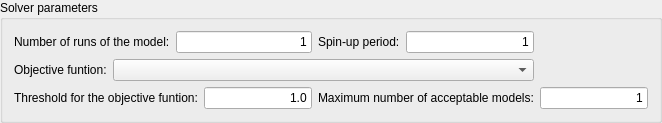
             <widget class="QGroupBox" name="sol_params">
              <property name="sizePolicy">
               <sizepolicy hsizetype="Fixed" vsizetype="Fixed">
                <horstretch>0</horstretch>
                <verstretch>0</verstretch>
               </sizepolicy>
              </property>
              <property name="minimumSize">
               <size>
                <width>525</width>
                <height>120</height>
               </size>
              </property>
              <property name="title">
               <string>Solver parameters</string>
              </property>
              <layout class="QGridLayout" name="gridLayout_17">
               <item row="0" column="0" colspan="2">
                <widget class="QLabel" name="deltaX_3">
                 <property name="text">
                  <string>Number of runs of the model:</string>
                 </property>
                </widget>
               </item>
               <item row="0" column="2" colspan="2">
                <widget class="QLineEdit" name="runs">
                 <property name="statusTip">
                  <string/>
                 </property>
                 <property name="text">
                  <string>1</string>
                 </property>
                 <property name="alignment">
                  <set>Qt::AlignRight|Qt::AlignTrailing|Qt::AlignVCenter</set>
                 </property>
                </widget>
               </item>
               <item row="0" column="4">
                <widget class="QLabel" name="label_20">
                 <property name="text">
                  <string>Spin-up period:</string>
                 </property>
                </widget>
               </item>
               <item row="0" column="5">
                <widget class="QLineEdit" name="spinup">
                 <property name="minimumSize">
                  <size>
                   <width>0</width>
                   <height>0</height>
                  </size>
                 </property>
                 <property name="statusTip">
                  <string/>
                 </property>
                 <property name="text">
                  <string>1</string>
                 </property>
                 <property name="alignment">
                  <set>Qt::AlignRight|Qt::AlignTrailing|Qt::AlignVCenter</set>
                 </property>
                </widget>
               </item>
               <item row="1" column="0">
                <widget class="QLabel" name="label_19">
                 <property name="text">
                  <string>Objective funtion:</string>
                 </property>
                </widget>
               </item>
               <item row="1" column="1" colspan="5">
                <widget class="QComboBox" name="obj_function"/>
               </item>
               <item row="2" column="0" colspan="3">
                <widget class="QLabel" name="label_21">
                 <property name="text">
                  <string>Threshold for the objective funtion:</string>
                 </property>
                </widget>
               </item>
               <item row="2" column="3">
                <widget class="QLineEdit" name="threshold">
                 <property name="minimumSize">
                  <size>
                   <width>0</width>
                   <height>0</height>
                  </size>
                 </property>
                 <property name="statusTip">
                  <string/>
                 </property>
                 <property name="text">
                  <string>1.0</string>
                 </property>
                 <property name="alignment">
                  <set>Qt::AlignRight|Qt::AlignTrailing|Qt::AlignVCenter</set>
                 </property>
                </widget>
               </item>
               <item row="2" column="4" colspan="2">
                <widget class="QLabel" name="label_22">
                 <property name="text">
                  <string>Maximum number of acceptable models:</string>
                 </property>
                </widget>
               </item>
               <item row="2" column="6">
                <widget class="QLineEdit" name="max_models">
                 <property name="minimumSize">
                  <size>
                   <width>0</width>
                   <height>0</height>
                  </size>
                 </property>
                 <property name="statusTip">
                  <string/>
                 </property>
                 <property name="text">
                  <string>1</string>
                 </property>
                 <property name="alignment">
                  <set>Qt::AlignRight|Qt::AlignTrailing|Qt::AlignVCenter</set>
                 </property>
                </widget>
               </item>
              </layout>
             </widget>
